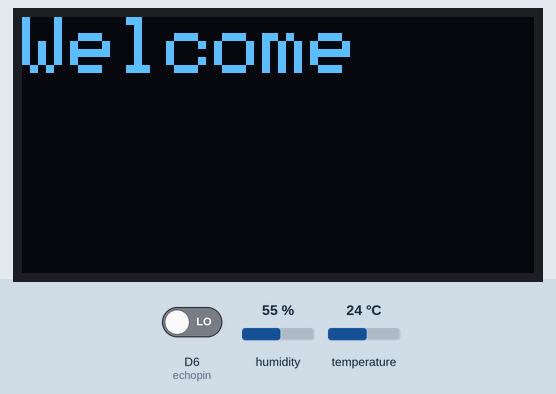
This sketch was run on a simulated ESP8266 (NodeMCU). Shown: 128×64 one-colour display. The inputs (shaded band) are chosen by the test bench; at power-on: humidity 55 %, temperature 24 °C, D6 (echopin) LOW. WiFi joins after 1.5 s; servers stay silent unless stated; what the sketch prints to the serial monitor is not drawn.

Above: at 1.6 s.
At 9.4 s:
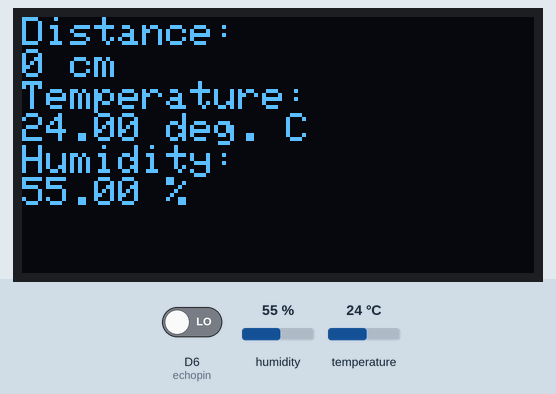
9.5 s: humidity set to 22 %
At 17.2 s:
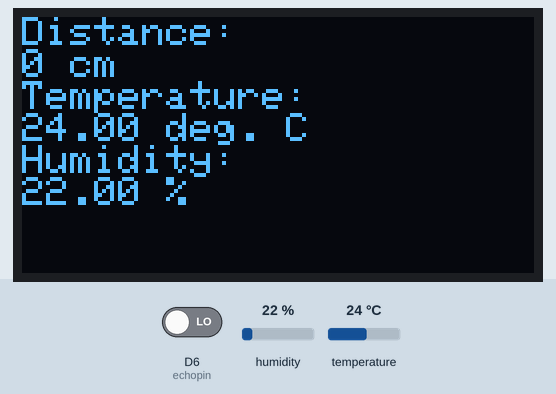
17.5 s: temperature set to 12 °C
At 23.8 s:
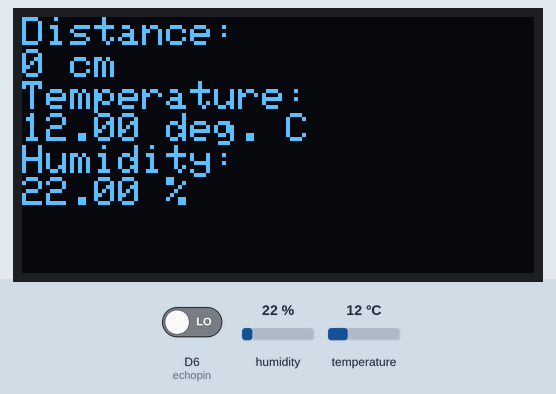
24.8 s: humidity set to 40 %
At 31.6 s:
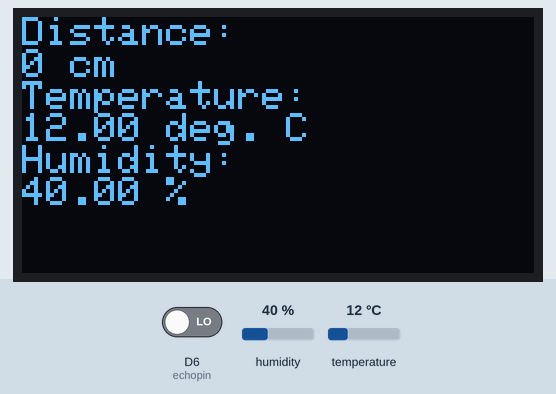
32.1 s: temperature set to 19 °C
Timing chart, 0 to 35.1 s (numbered marks = the images above; inputs shaded):
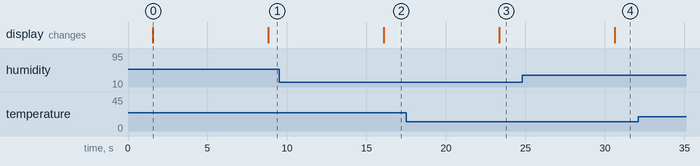

The sketch:

NodeMCU_OLED_US_DHT11.ino
```cpp
#include <DHT.h>
#include <ESP8266WiFi.h>
#include <Wire.h>
#include <Adafruit_SSD1306.h>
#include <Adafruit_GFX.h>

#define OLED_WIDTH 128
#define OLED_HEIGHT 64

#define OLED_ADDR   0x3C

Adafruit_SSD1306 display(OLED_WIDTH, OLED_HEIGHT);


#define DHTPIN D3         //DHT11 is connected to GPIO Pin D3

#define trigpin D7
#define echopin D6

String apiKey = "HNJNZN9WLB32M9AF";     //  Enter your Write API key from ThingSpeak
const char* ssid =  "AndroidAP0698";     // Enter your WiFi Network's SSID
const char* pass =  "pjya8081"; // Enter your WiFi Network's Password
const char* server = "api.thingspeak.com";

int dis;
int durat;


float humi;
float temp;

DHT dht(DHTPIN, DHT11);
WiFiClient client;

void setup()
{
pinMode(trigpin,OUTPUT);
pinMode(echopin,INPUT);

       Serial.begin(115200);
       delay(10);
       dht.begin();

       Serial.println("Connecting to ");
       Serial.println(ssid);


       WiFi.begin(ssid, pass);

      while (WiFi.status() != WL_CONNECTED)
     {
            delay(100);
            Serial.print("*");
     }
      Serial.println("");
      Serial.println("WiFi connected");

      display.begin(SSD1306_SWITCHCAPVCC, OLED_ADDR);
  display.clearDisplay();

  display.setTextSize(2);
  display.setTextColor(WHITE);
  display.setCursor(0, 0);
  display.println("Welcome");

 display.display();

  delay(5000);
}

void loop()
{

      humi = dht.readHumidity();
      temp = dht.readTemperature();

digitalWrite(trigpin,LOW);
delay(2);
digitalWrite(trigpin,HIGH);
delay(10);
digitalWrite(trigpin,LOW);

durat=pulseIn(echopin,HIGH);

dis = durat * 0.0342/2;

Serial.print("Distance=");

 Serial.println(dis);

      if (client.connect(server,80))   //   "184.106.153.149" or api.thingspeak.com
      {
       String sendData = apiKey+"&field1="+String(temp)+"&field2="+String(humi)+"&field3="+String(dis)+"\r\n\r\n";

       //Serial.println(sendData);

       client.print("POST /update HTTP/1.1\n");
       client.print("Host: api.thingspeak.com\n");
       client.print("Connection: close\n");
       client.print("X-THINGSPEAKAPIKEY: "+apiKey+"\n");
       client.print("Content-Type: application/x-www-form-urlencoded\n");
       client.print("Content-Length: ");
       client.print(sendData.length());
       client.print("\n\n");
       client.print(sendData);

       Serial.print("Temperature: ");
       Serial.print(temp);
       Serial.print("deg C. Humidity: ");
       Serial.print(humi);
       Serial.print("Distance ");
       Serial.print(dis); // 0 means no motion 1 means motion detected
       Serial.println("%. Connecting to Thingspeak.");
       }

      client.stop();

      Serial.println("Sending....");

 delay(1000);

 display.clearDisplay();

  display.setTextSize(1);
  display.setTextColor(WHITE);
  display.setCursor(0, 0);
  display.println("Distance:");
  display.print(dis);
  display.println(" cm");
  display.println("Temperature:");
  display.print(temp);
  display.println(" deg. C");
  display.println("Humidity:");
  display.print(humi);
  display.println(" %");

  display.display();
  delay(5000);

}
```

Measured:
- after the input at 9.5 s, the display: changes after 6.6 s (image 2)
- after the input at 17.5 s, the display: changes after 5.9 s (image 3)
- after the input at 24.8 s, the display: changes after 5.8 s (image 4)
- what the display in image 0 shows lasts 7.2 s, from 1.6 s to 8.8 s
